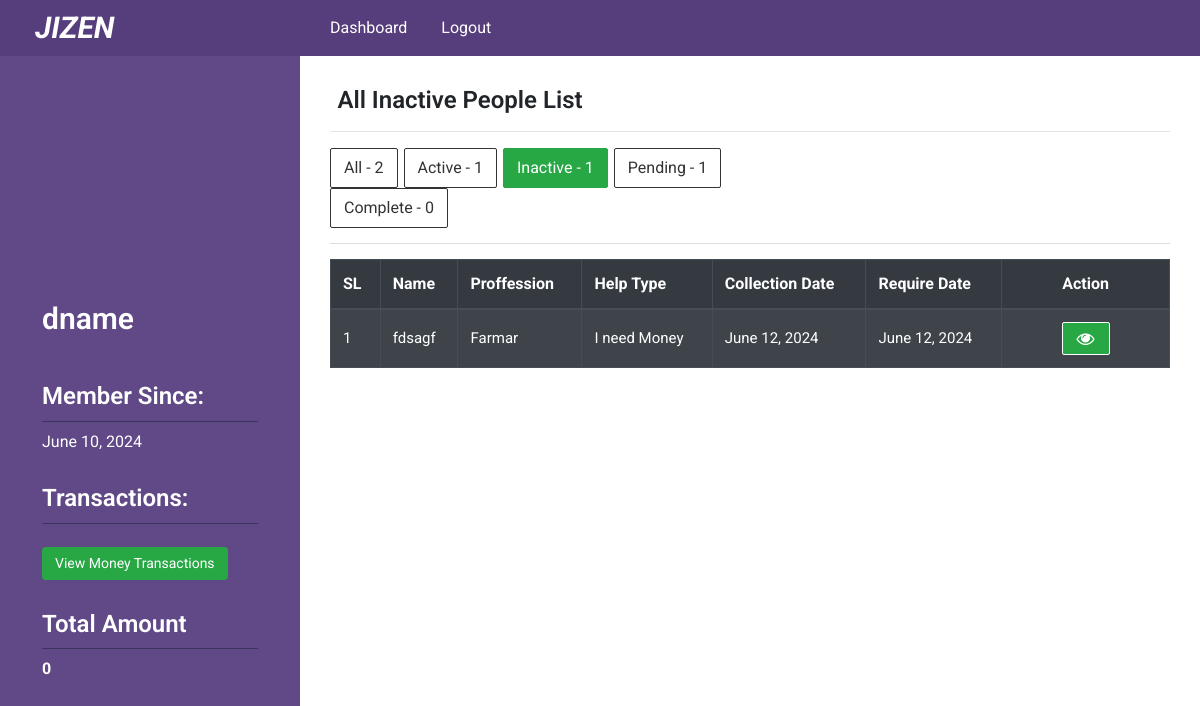
The app's page /dashboard/poor/poor-list-inactive (signed in) with its own data.
### poorapp/models.py (models this page shows, shortened)
class Doner(models.Model):
    doner_name      = models.CharField(max_length = 120)
    gender_list = (
        ('F','Female'),
        ('M','Male'),
        ('O','Other')
    )
    doner_gender    = models.CharField(max_length=1,choices=gender_list, null=True)
    doner_age       = models.IntegerField(null=True,blank=True)
    doner_phone     = models.CharField(max_length=15)
    doner_email     = models.EmailField(max_length=50,blank=True)
    doner_pass      = models.CharField(max_length = 300)
    doner_image     = models.ImageField(upload_to='uploads/',blank = True)
    joining_date    = models.DateField(auto_now=False, auto_now_add=True)
    district_name   = models.ForeignKey(DistrictList, on_delete= models.CASCADE)
    city_name       = models.ForeignKey(CityList, on_delete= models.CASCADE)
    status          = models.BooleanField(default=False)
    complete        = models.BooleanField(default=False)
    request         = models.BooleanField(default=False)

class Receivers(models.Model):
    name                    = models.CharField(max_length=150)
    email                   = models.EmailField(max_length=150, blank=True)
    mobile_number           = models.IntegerField()
    password                = models.CharField(max_length = 30, default="123456")
    aplicant_proffessions   = models.ForeignKey('ApplicantProffession', on_delete=models.CASCADE)
    gender_list = (
        ('F','Female'),
        ('M','Male'),
        ('O','Other')
    )
    aplicant_gender         = models.CharField(max_length=1,default = 1,choices=gender_list)
    aplicant_age            = models.IntegerField(default=30)
    image                   = models.ImageField(upload_to='uploads/')
    father_name             = models.CharField(max_length=150)
    father_proffession      = models.ForeignKey('FatherProffession', on_delete=models.CASCADE)
    father_contact_number   = models.IntegerField()
    mother_name             = models.CharField(max_length=150)
    help_type               = models.ForeignKey('HelpCategory', on_delete=models.CASCADE)
    amount                  = models.IntegerField()
    amount_received         = models.IntegerField(default=0)
    require_date            = models.DateField()
    city_name               = models.ForeignKey(CityList, on_delete= models.CASCADE)
    district_name           = models.ForeignKey(DistrictList, on_delete= models.CASCADE)
    post_code               = models.CharField(max_length=20)
    address                 = models.TextField(max_length=500)
    payment_type            = models.ForeignKey('PaymentType', on_delete=models.CASCADE, default=0,null=True)
    payment_type_account    = models.IntegerField(blank=True,null=True)
    identity_document_lists = (
        ('DL','Driving License'),
        ('PP','Passport'),
        ('NC','NID Card'),
        ('BC','Birth Certificate'),
    )
    identity_doc_type       = models.CharField(max_length=2, choices=identity_document_lists)
    identity_doc            = models.ImageField(upload_to='uploads/')
    identity_doc_number     = models.IntegerField(blank=True)
    document_file_one       = models.ImageField(upload_to='uploads/', blank=True)
    problem_description     = RichTextField(blank=True,null=True)
    status                  = models.BooleanField(default=False)
    complete_status         = models.BooleanField(default=False)
    timestamp               = models.DateField(auto_now_add=True, auto_now=False)
    update                  = models.DateField(auto_now=True, auto_now_add=False)
    cloth_count             = models.IntegerField(default=0);
    cloth_size              = models.CharField(max_length=200,default='0');
    edu_items               = models.CharField(max_length=300,default='');
    food_quantity           = models.IntegerField(default=0);
    food_time               = models.CharField(max_length=200,null=True, blank=True);

class ApplicantProffession(models.Model):
    proffession_type = models.CharField(max_length=50)
    def __str__(self):
        return self.proffession_type

class HelpCategory(models.Model):
    category_name = models.CharField(max_length=50)
    def __str__(self):
        return self.category_name

### poorapp/views.py (the view)
# urls.py: path('poor/poor-list-inactive', views.poor_lists_inactive, name='poor_list_inactive'),
def poor_lists_inactive(request):
    total = models.Receivers.objects.all().count()
    poor_list_active = models.Receivers.objects.filter(status=True,complete_status=False).order_by('timestamp').count()
    poor_list_inactive = models.Receivers.objects.filter(status=False).order_by('timestamp')
    poor_list_pending = models.Receivers.objects.filter(complete_status=False,status=False).order_by('timestamp').count()
    poor_list_complete = models.Receivers.objects.filter(complete_status=True).order_by('timestamp').count()
    total_inactive = poor_list_inactive.count()
    context = {
        'poor_list':poor_list_inactive,
        'poor_list_active':poor_list_active,
        'poor_list_pending':poor_list_pending,
        'poor_list_complete':poor_list_complete,
        'total_inactive':total_inactive,
        'total':total
    }
    return render(request,'poorapp/poor_list_inactive.html',context)

### poorapp/templatetags/data_load.py (called while the page is built)
@register.filter(name='doner_info')
def intactive_counts(request,id):
    doner_info = Doner.objects.filter(id=id)
    return doner_info

@register.filter(name='total_payment')
def total_payment(request,id):
    my_paymenbt = PaymentProcess.objects.filter(payment_by_id=id)
    total = 0
    for payment in my_paymenbt:
        total = total + payment.payment_amount
    return total

### templates/poorapp/poor_list_inactive.html (shortened to what this page needs)
{% extends 'dashboard-base.html' %}
{% load data_load %}
{% block dashboard %}
    <div class="dashboard_topbar">
        <div class="row">
            <div class="col-sm-4">
                <h2 class="fweight-600 fsize-24 align-center">
                    All Inactive People List
                </h2>
            </div>
        </div>
    </div>
    <hr>
    <div class="add_poor_area">
        <div class="search_option">
            <div class="row">
                <div class="col-sm-7">
                    <div class="button_search_option">
                        <ul>
                            <li><a href="{% url 'poorapp:poor_list_all' %}">All - <span>{{total}}</span></a></li>
                            <li><a href="{% url 'poorapp:poor_list' %}">Active - <span>{{poor_list_active}}</span></a></li>
                            <li><a class="active" href="{% url 'poorapp:poor_list_inactive' %}">Inactive - <span>{{total_inactive}}</span></a></li>
                            <li><a href="{% url 'poorapp:poor_list_pending' %}">Pending - <span>{{poor_list_pending}}</span></a></li>
                            <li><a href="{% url 'poorapp:poor_list_complete' %}">Complete - <span>{{poor_list_complete}}</span></a></li>
                        </ul>
                    </div>
                </div>
            </div>
        </div>
        {% if poor_list %}
        <table class="table table-bordered table-dark table-hover table-striped">
            <thead class="table-dark">
                <tr>
                    <th>SL</th>
                    <th>Name</td>
                    <th>Proffession</td>
                    <th>Help Type</td>
                    <th>Collection Date</td>
                    <th>Require Date</td>
                    <th class="align-center">Action</td>
                </tr>
            </thead>
            <tbody>
                    {% for poor in poor_list %}
                    <tr>
                        <td scope="row">{{forloop.counter}}</td>
                        <td>{{poor.name}}</td>
                        <td>{{poor.aplicant_proffessions}}</td>
                        <td>{{poor.help_type}}</td>
                        <td>{{poor.require_date}}</td>
                        <td>{{poor.require_date}}</td>
                        <td class="action light width-20 align-center">
                            <a target="_blank" href="{% url 'commonapp:single_poor_people' poor.id %}"><i class="fa fa-eye"></i></a>
                        </td>
                    </tr>
                    {% endfor %}
        </tbody>
        </table>
        {% else %}
        <h2 class="align-center fweight-600 fsize-20" style="color: red;">There is no Inactive Data</h2>
        {% endif %}
    </div>
{% endblock dashboard %}

### templates/dashboard-base.html (shortened to what this page needs)
<!DOCTYPE html>
<html lang="en">
<head>
    <link rel="stylesheet" href="https://cdnjs.cloudflare.com/ajax/libs/font-awesome/4.7.0/css/font-awesome.min.css">
    {% load static %}
    {% load data_load %}
    <link rel="stylesheet" href="{% static 'css/bootstrap.min.css' %}">
    <link rel="stylesheet" href="{% static 'style.css' %}">
</head>
<body>
<header class="header_area sticky-top">
    <div class="container-fluid">
        <div class="row">
            <div class="col-sm-3">
                <div class="logo">
                    <a target="_blank" href="{% url 'commonapp:home' %}"><h2>JIZEN</h2></a>
                </div>
            </div>
            <div class="col-md-8">
                {% if request.session.admin  %}
                <div class="top_title doner_menu_area">
                        <div class="left_menu menu">
                            <ul>
                                <li><a href="">Dashboard</a></li>
                                </li>
                                <li><a href="{% url 'poorapp:admin_logout' %}">Logout</a></li>
                            </ul>
                        </div>
                        <!-- <div class="right_menu menu">
                            <ul>
                                <li><a href="">Settings <i class="fa fa-sort-down"></i></a>
                                    <ul>
                                        <li><a href="">Update Profile</a></li>
                                        <li><a href="">Change Password</a></li>
                                        <li><a href="">View login History</a></li>
                                        <li><a href="">Help</a></li>
                                    </ul>
                                </li>
                            </ul>
                        </div> -->
                    </div>
                {% elif request.session.userid %}
                    <div class="top_title doner_menu_area">
                        <div class="left_menu menu">
                            <ul>
                                <li><a href="{% url 'poorapp:doner_dashboard' %}">Dashboard</a></li>
                                <li><a href="{% url 'poorapp:doner_logout' %}">Logout</a></li>
                            </ul>
                        </div>
                    </div>
                {% endif %}
            </div>
        </div>
    </div>
</header>
<section class="dashboard_content_area">
    <div class="container-fluid">
        <div class="row">
            <div class="col-sm-3 fixed-left dashboard_sidebar">
                <div class="sidebar">
                {% if request.session.admin %}
                    <div class="accordion single_sidebar" id="accordionExample">
                        <h3 class="collapsed" data-toggle="collapse" data-target="#one" aria-expanded="true" aria-controls="one"><i class="fa fa-list-ul"></i> Receiver Dashboard</h3>
                        <div id="one" class="dashboard_menu collapse show" data-parent="">
                            <ul>
                                <li><a href="{% url 'poorapp:poor_list' %}"><i class="fa fa-hand-o-right"></i> Receiver list</a></li>
                            </ul>
                        </div>
                        <h3 class="collapsed" data-toggle="collapse" data-target="#helper" aria-expanded="true" aria-controls="helper"><i class="fa fa-list-ul"></i> Who are Helping Now</h3>
                        <div id="helper" class="dashboard_menu collapse show" data-parent="">
                            <ul>
                                <li><a href="{% url 'poorapp:doner_list' %}"><i class="fa fa-hand-o-right"></i> Donor List</a></li>
                            </ul>
                        </div>
                    </div>
                    {% elif request.session.userid %}
                        <div class="doner_profile_area">
                            {% for doner in doner_info|doner_info:request.session.userid %}
                                {% if doner.doner_image%}
                                    <div class="doner_image">
                                        <a href="{% url 'poorapp:doner_dashboard' %}"><img src="{{doner.doner_image.url}}" alt=""></a>
                                    </div>
                                {% endif %}
                                <div class="general_info">
                                    <h2>{{doner.doner_name}}</h2>
                                    <h3>Member Since:</h3>
                                    <p>{{doner.joining_date}}</p>
                                    <h3>Transactions: </h2>
                                    <a href="{% url 'poorapp:view_transactions' request.session.userid %}" class="btn btn-success btn-sm">View Money Transactions</a>
                                    <h3>Total Amount</h3>
                                    <p><strong>{{ total_payments|total_payment:request.session.userid }}</strong></p>
                                </div>
                            {% endfor %}
                        </div>
                    {% endif %}
                </div>
            </div>
            <div class="col-sm-9">
                <div class="dashboard_content">
                    {% block dashboard %}
                    {% endblock dashboard %}
                </div>
            </div>
        </div>
    </div>
</section>
</body>
</html>

### static/style.css (style rules this page uses)
body { font-family: 'Roboto', sans-serif; }
.align-center { text-align: center; }
.header_area { background-color: #563d7c; }
*,h1,h2,h3,h4,h5,h6,ul,li,a,p { margin: 0; padding: 0; }
.logo h2 { font-size: 30px; color: #fff; margin-bottom: 0; padding: 5px 20px; margin: 5px 0; display: inline-block; border-radius: 5px; font-style: italic; font-weight: 700; }
.col-sm-3.dashboard_sidebar { background-color: #614887; padding-bottom: 60px; min-height: 700px; }
ul { list-style: none; }
.fsize-24 { font-size:24px ; }
.dashboard_content { padding: 30px 15px 80px; z-index: 1; position: relative; }
.fweight-600 { font-weight: 600; }
.width-20 { width: 20%; }
.action.light a { background-color:#28a745; }
.action a { display: inline-block; font-size: 18px; color: #fff; padding: 5px 14px; border: 1px solid #fff; margin: 0 0px; border-radius: 2px; line-height: 1.2; display: inline-block; transition: all 0.5s; }
.button_search_option ul li a.active span { color: #fff; }
.button_search_option ul li a.active { background: #28a745; color: #fff; border: 1px solid #28a745; }
.button_search_option ul li a { display: inline-block; background: #fff; color: #333; border: 1px solid #333; padding: 7px 13px; margin-right: 2px; border-radius: 2px; text-decoration: none; }
.button_search_option ul li { display: inline; }
.search_option { margin-bottom: 15px; border-bottom: 1px solid #ddd; padding-bottom: 15px; }
.menu ul li { display: inline; }
.menu ul li a { color: #fff; font-weight: 400; display: inline-block; font-size: 16px; padding: 16px 15px; text-transform: capitalize; text-decoration: none; transition: all 0.5s; }
.doner_image { text-align: center; }
.doner_image a { display: block; width: 200px; height: 200px; display: block; overflow: hidden; border-radius: 400px; }
.general_info p { color: #fff; margin-bottom: 20px; }
.doner_profile_area { padding: 30px 10%; }
.general_info h2 { font-size: 30px; color: #fff; font-weight: 600; padding: 15px 0; }
.general_info a.btn { padding: 5px 12px; margin-top: 15px; }
.general_info h3 { font-size: 24px; font-weight: 600; color: #fff; padding-bottom: 10px; margin-bottom: 8px; border-bottom: 1px solid #3A3560; margin-top: 30px; }
.left_menu.menu { float: left; width: 87%; }
.menu ul li { position: relative; }
.add_poor_area td { font-size: 15px; vertical-align: middle; }

### records on screen
Doner: doner_name "dname", joining_date "June 10, 2024", request "0"
Receivers: name "fdsagf", aplicant_proffessions "Farmar", help_type "I need Money", require_date "June 12, 2024"

### other values on screen
{{ total }} "2"
{{ poor_list_active }} "1"
{{ total_inactive }} "1"
{{ poor_list_pending }} "1"
{{ poor_list_complete }} "0"
